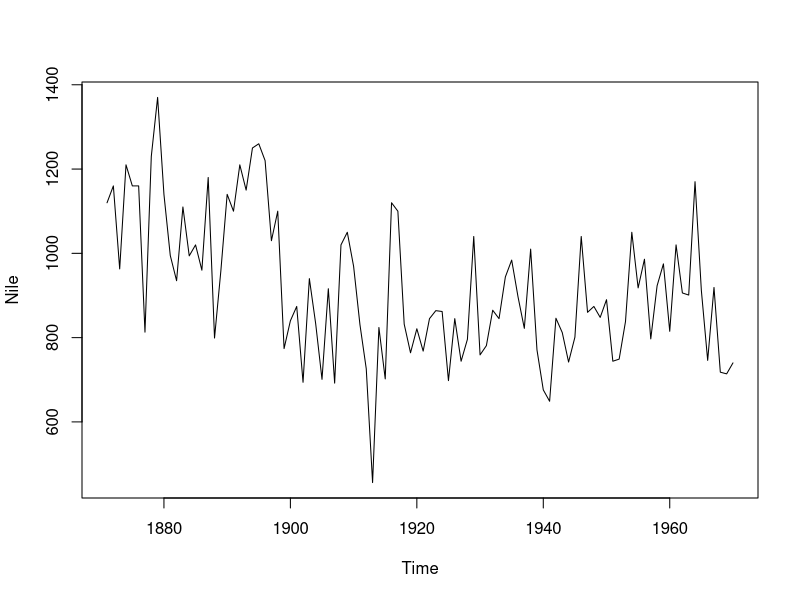
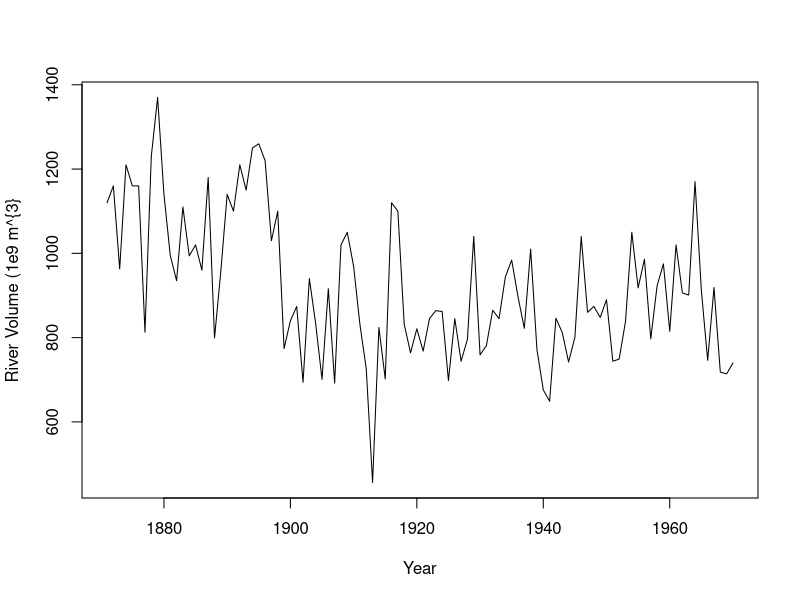
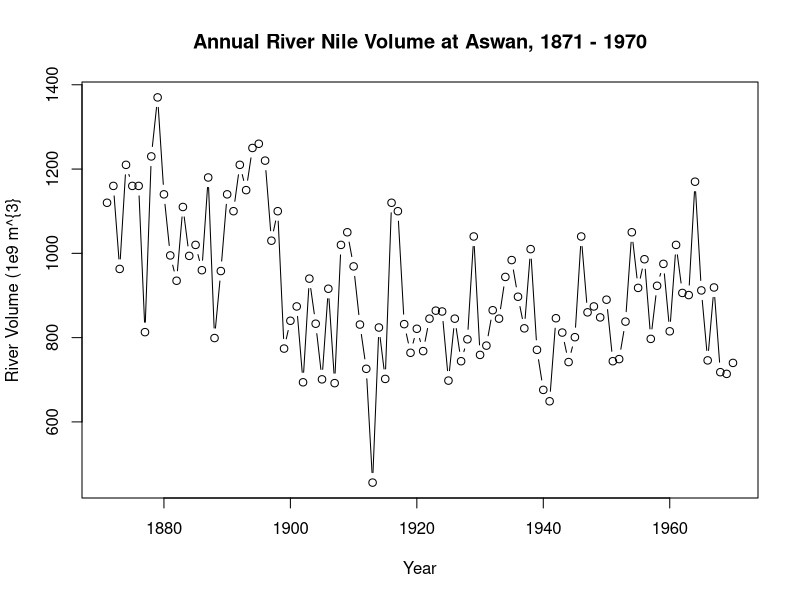

Write the R code that produced these figures, in order.
## ---- chunk 1
knitr::opts_chunk$set(echo = TRUE)

library(tidyverse)

## ---- chunk 2
# Plot the Nile data
plot(Nile)

# Plot the Nile data with xlab adn ylab arguments
plot(Nile, xlab = "Year", ylab = "River Volume (1e9 m^{3}")

# Plot the Nile data with xlab, ylab, main, and type arguments
plot(Nile, xlab = "Year", ylab = "River Volume (1e9 m^{3}", main = "Annual River Nile Volume at Aswan, 1871 - 1970", type = "b")
